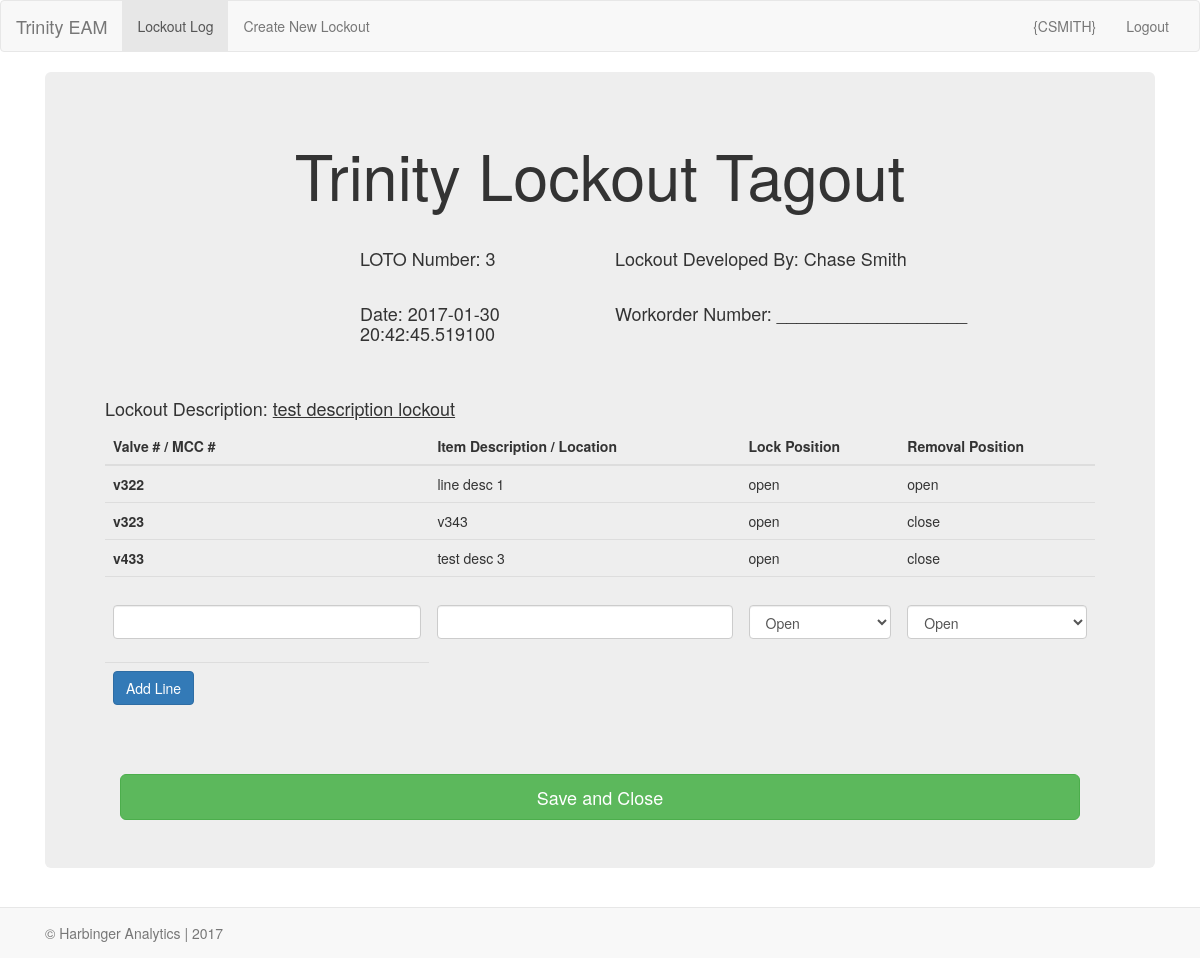
Page /save_lockout on the earlier database version.
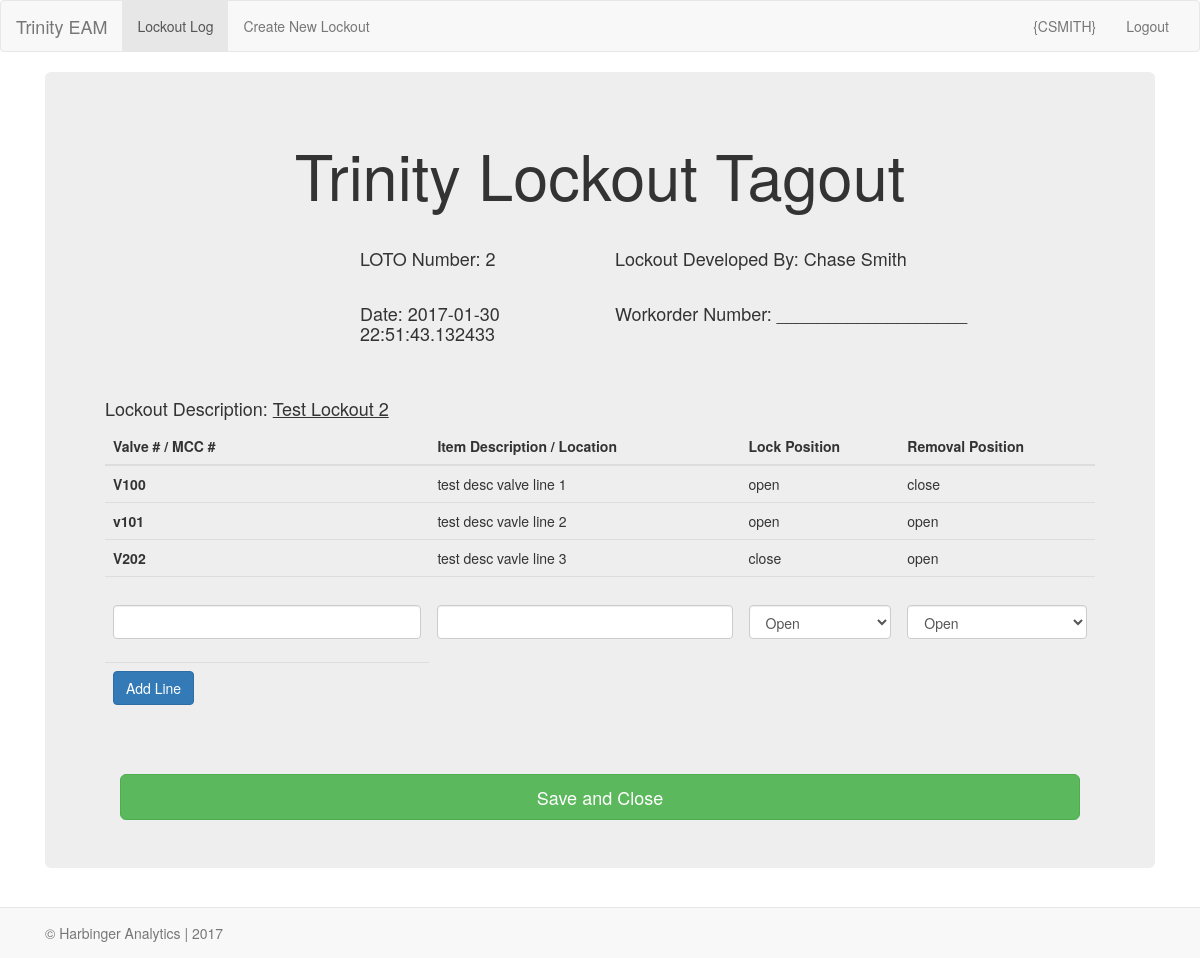
Same page on the later database version.
### models.py (models this page shows, shortened)
class Lockout(db.Model):
    __tablename__="lockout"
    id=db.Column(db.Integer, primary_key=True)
    lockout_description=db.Column(db.String(200), nullable=False)
    lockout_author = db.relationship('User', backref=db.backref('lockout_author', lazy='dynamic'))
    user_id=db.Column('user_id', db.Integer, db.ForeignKey('user.id'))
    filename=db.Column(db.String(300), nullable=True)
    status=db.Column(db.Boolean(), default=True)
    goggles=db.Column(db.Boolean(), default=False)
    faceshield=db.Column(db.Boolean(),default=False)
    fullface=db.Column(db.Boolean(), default=False)
    dustmask=db.Column(db.Boolean(), default=False)
    leathergloves=db.Column(db.Boolean(), default=False)
    saranax=db.Column(db.Boolean(), default=False)
    nitrilegloves=db.Column(db.Boolean(), default=False)
    chemicalgloves=db.Column(db.Boolean(), default=False)
    chemicalsuit=db.Column(db.Boolean(),default=False)
    tyrex=db.Column(db.Boolean(),default=False)
    rubberboots=db.Column(db.Boolean(),default=False)
    sar=db.Column(db.Boolean(),default=False)
    data=db.Column(db.LargeBinary(),nullable=True,)
    date=db.Column(db.DateTime)
    ppe=db.Column(db.String(50), nullable=True)

class Lockout_Line(db.Model):
    __tablename__="lockout_line"
    id=db.Column(db.Integer, primary_key=True)
    valve_number=db.Column(db.String(10), nullable=False)
    line_description=db.Column(db.String(50), nullable=True)
    lock_position=db.Column(db.String(10), nullable=False)
    removal_position=db.Column(db.String(10), nullable=False)
    lockout=db.relationship('Lockout', backref=db.backref('lockout', lazy='dynamic'))
    lockout_id=db.Column('lockout_id', db.Integer, db.ForeignKey('lockout.id'))

### app.py (the view)
@app.route('/save_lockout', methods=['POST', 'GET'])
def save_lockout():
    all_lockout=db.session.query(Lockout).all()
    this_lockout=all_lockout[-1]
    lockout_line_form=LockoutLineForm(request.form)
    lockout_lines=this_lockout.lockout
    if request.method == 'POST':
        new_lockout_line=Lockout_Line(valve_number=lockout_line_form.valve_number.data,
                        line_description=lockout_line_form.line_description.data,
                        lock_position=lockout_line_form.lock_position.data,
                        removal_position=lockout_line_form.removal_position.data,
                        lockout=this_lockout)
        db.session.add(new_lockout_line)
        db.session.commit()
        return redirect(url_for('save_lockout'))
    else:
        return render_template('save_lockout.html', this_lockout=this_lockout, lockout_line_form=lockout_line_form, lockout_lines=lockout_lines)

### forms.py
class LockoutLineForm(Form):
    valve_number=StringField(u'',validators=[InputRequired(), Length(max=10)])
    line_description=StringField(u'',validators=[Length(max=50)])
    lock_position=SelectField(u'', choices=[('open','Open'),('close','Close')])
    removal_position=SelectField(u'', choices=[('open','Open'),('close','Close')])

### templates/save_lockout.html (shortened to what this page needs)
{% extends "base.html" %}
{% import "bootstrap/wtf.html" as wtf %}
{% block content %}
<div class="container-fluid">
  <div class="jumbotron">
    <div class="text-center">
      <h1> Trinity Lockout Tagout </h1>
    </div>
      <br>
      <div class="row">
        <div class="col-xs-3 col-xs-offset-3 form-group">
          <h4> LOTO Number: {{ this_lockout.id }} </h4>
        </div>
        <div class="col-xs-6 form-group">
          <h4>Lockout Developed By: {{ this_lockout.lockout_author.first_name }} {{ this_lockout.lockout_author.last_name }}</h4>
        </div>
        <div class="col-xs-3 col-xs-offset-3 form-group">
          <h4>Date: {{ this_lockout.date }}</h4>
        </div>
        <div class="col-xs-6 form-group">
          <h4>Workorder Number: ___________________</h4>
        </div>
      </div>
    <br>
    <div class="row">
      <div class="col-xs-12">
        <h4>Lockout Description: <u>{{ this_lockout.lockout_description }}</u></h4>
      </div>
    </div>
      <table class="table" id="lines_table">
        <thead>
          <tr>
            <th>Valve # / MCC #</th>
            <th>Item Description / Location</th>
            <th>Lock Position</th>
            <th>Removal Position</th>
          </tr>
        </thead>
        <tbody>
          {% for each in lockout_lines %}
              <tr>
                <th scope="row">{{ each.valve_number}}</th>
                  <td>{{ each.line_description }}</td>
                  <td>{{ each.lock_position }}</td>
                  <td>{{ each.removal_position }}</td>
              </tr>
          {% endfor %}
        <form  method="POST" action="/save_lockout">
          <tr>
            <th scope="row">{{ wtf.form_field(lockout_line_form.valve_number) }}</th>
              <td>{{ wtf.form_field(lockout_line_form.line_description) }}</td>
              <td>{{ wtf.form_field(lockout_line_form.lock_position) }}</td>
              <td>{{ wtf.form_field(lockout_line_form.removal_position) }}</td>
          </tr>
          <tr>
            <th><button class="btn btn-primary" type="submit">Add Line</button></th>
          </tr>
        </tbody>
      </table>
    <div class="container">
      <hr>
      <a class="btn btn-success btn-lg btn-block" href="/" role="button">Save and Close</a>
    </diV>
  </div>
</div>
{% endblock %}

Differences in the rows shown:
removed Lockout: id "3", date "2017-01-30 20:42:45.519100", lockout_description "test description lockout"
removed Lockout_Line: valve_number "v433", line_description "test desc 3", lock_position "open", removal_position "close"
now on this page (row edited): Lockout: id "2", date "2017-01-30 22:51:43.132433", lockout_description "Test Lockout 2"
now on this page (row edited): Lockout_Line: valve_number "V100", line_description "test desc valve line 1", lock_position "open", removal_position "close"
changed Lockout_Line: valve_number "v322" → "v101"; line_description "line desc 1" → "test desc vavle line 2"
changed Lockout_Line: valve_number "v323" → "V202"; line_description "v343" → "test desc vavle line 3"; lock_position "open" → "close"; removal_position "close" → "open"
